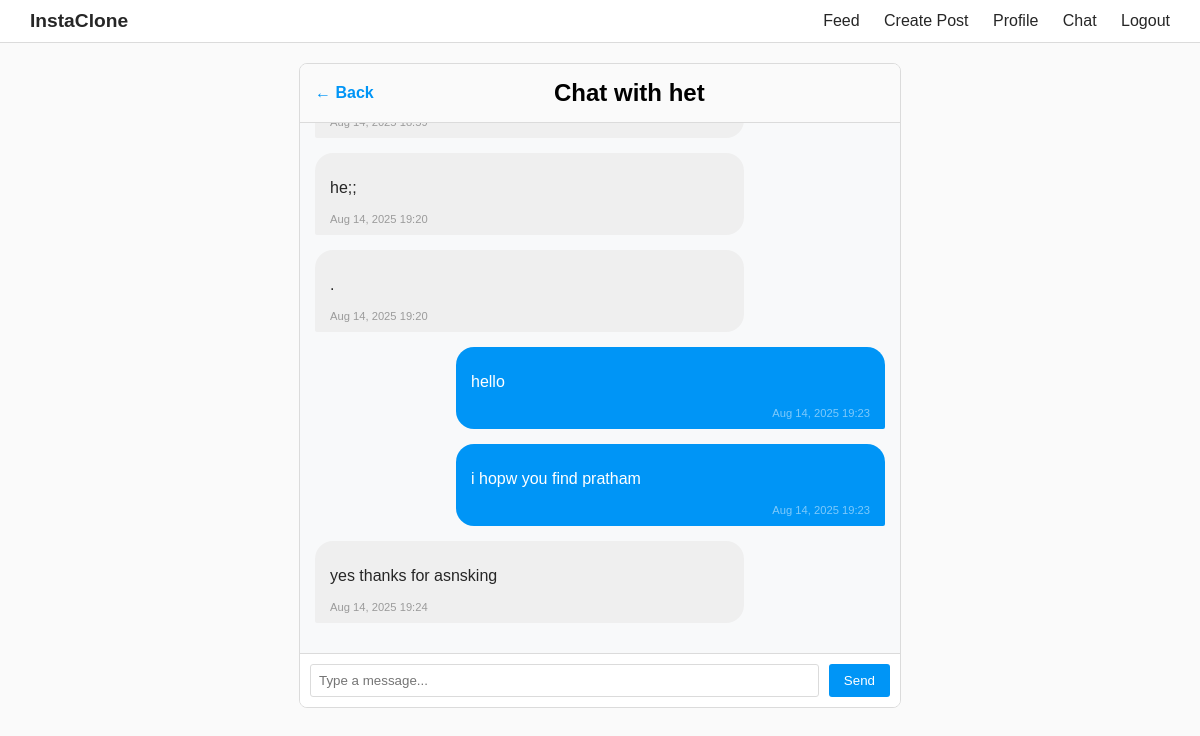
Screenshot of /chat/het/ (signed in) with the database file from the repository.
### instaclone/models.py (models this page shows, shortened)
class Message(models.Model):
    sender = models.ForeignKey(User, on_delete=models.CASCADE, related_name='sent_messages')
    receiver = models.ForeignKey(User, on_delete=models.CASCADE, related_name='received_messages')
    text = models.TextField()
    timestamp = models.DateTimeField(auto_now_add=True)

### instaclone/views.py (the view)
# urls.py: path('chat/<str:username>/', views.chat_view, name='chat'),
@login_required
def chat_view(request, username):
    receiver = get_object_or_404(User, username=username)
    messages = Message.objects.filter(
        models.Q(sender=request.user, receiver=receiver) |
        models.Q(sender=receiver, receiver=request.user)
    ).order_by('timestamp')
    return render(request, 'chat.html', {
        'receiver': receiver,
        'messages': messages
    })

### templates/chat.html (shortened to what this page needs)
{% extends 'base.html' %}
{% block content %}
<div class="chat-container">
    <div class="chat-header">
        <a href="{% url 'chat_list' %}" class="back-button">← Back</a>
        <h2>Chat with {{ receiver.username }}</h2>
    </div>
    <div class="messages" id="messages">
        {% for message in messages %}
            <div class="message {% if message.sender == request.user %}sent{% else %}received{% endif %}">
                <p>{{ message.text }}</p>
                <span class="timestamp">{{ message.timestamp|date:"M d, Y H:i" }}</span>
            </div>
        {% endfor %}
    </div>
    <form id="chat-form" class="message-form">
        <input type="text" id="chat-message" placeholder="Type a message..." required autocomplete="off">
        <button type="submit">Send</button>
    </form>
</div>
{% endblock %}

### static/css/style.css (style rules this page uses)
body { font-family: Arial, sans-serif; margin: 0; padding: 0; background-color: #fafafa; }
.chat-container { max-width: 600px; margin: 0 auto; background: white; border: 1px solid #dbdbdb; }
.messages { height: 500px; overflow-y: auto; padding: 20px; }
.message { margin-bottom: 15px; padding: 10px; border-radius: 10px; max-width: 70%; }
.message.sent { background: #0095f6; color: white; margin-left: auto; }
.message.received { background: #efefef; margin-right: auto; }
.timestamp { display: block; font-size: 0.8em; color: #8e8e8e; margin-top: 5px; }
#chat-form { display: flex; padding: 10px; border-top: 1px solid #dbdbdb; }
#chat-form input { flex: 1; padding: 8px; border: 1px solid #dbdbdb; border-radius: 3px; }
#chat-form button { margin-left: 10px; background: #0095f6; color: white; border: none; border-radius: 3px; padding: 0 15px; cursor: pointer; }
.chat-container { max-width: 600px; margin: 20px auto; background: white; border: 1px solid #dbdbdb; border-radius: 8px; overflow: hidden; }
.chat-header { padding: 15px; border-bottom: 1px solid #dbdbdb; background: #fafafa; display: flex; align-items: center; }
.chat-header h2 { margin: 0; flex: 1; text-align: center; }
.back-button { color: #0095f6; text-decoration: none; font-weight: bold; }
.messages { height: 500px; overflow-y: auto; padding: 15px; background: #f8f9fa; }
.message { margin-bottom: 15px; padding: 10px 15px; border-radius: 18px; max-width: 70%; position: relative; word-wrap: break-word; }
.message.sent { background: #0095f6; color: white; margin-left: auto; border-bottom-right-radius: 2px; }
.message.received { background: #efefef; color: #262626; margin-right: auto; border-bottom-left-radius: 2px; }
.timestamp { display: block; font-size: 0.7em; margin-top: 5px; opacity: 0.7; }
.message.sent .timestamp { color: rgba(255, 255, 255, 0.7); text-align: right; }
.message.received .timestamp { color: rgba(0, 0, 0, 0.5); text-align: left; }
.message-form { display: flex; padding: 10px; border-top: 1px solid #dbdbdb; background: white; }
.message-form input { flex: 1; padding: 10px 15px; border: 1px solid #dbdbdb; border-radius: 20px; outline: none; }
.message-form button { margin-left: 10px; padding: 10px 20px; background: #0095f6; color: white; border: none; border-radius: 20px; cursor: pointer; }

### rows the page displays
Message: text "he;;", timestamp "Aug 14, 2025 19:20"
Message: text ".", timestamp "Aug 14, 2025 19:20"
Message: text "hello", timestamp "Aug 14, 2025 19:23"
Message: text "i hopw you find pratham", timestamp "Aug 14, 2025 19:23"
Message: text "yes thanks for asnsking", timestamp "Aug 14, 2025 19:24"

### other values shown
{{ receiver.username }} "het"
